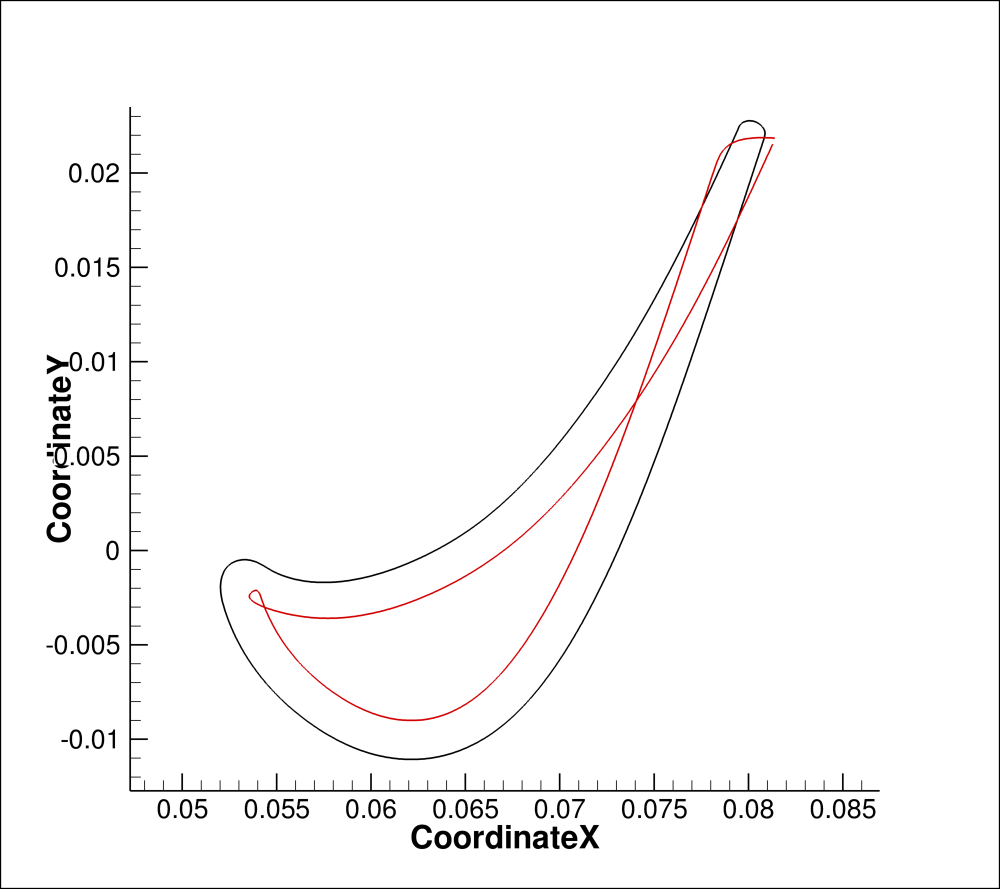
#> input picture tec/shrinking/01.png, 2000 x 1778 px (shown at 1/2 size)
$ python trim.py
#> lines starting #> are read from the running program, lines starting #| are printed output that depends on the picture
import numpy as np
from PIL import Image

filenames = ["01.png", "02.png", "03.png"]
outnames = ["11.png", "12.png", "13.png"]

for i in range(len(filenames)):
	with Image.open(filenames[i]) as inp:
#> inp is the input picture: PIL image 2000x1778 RGB; mean R, G, B 249.4, 248.8, 248.8
		arr = np.array(inp)[200:-240,400:-350]
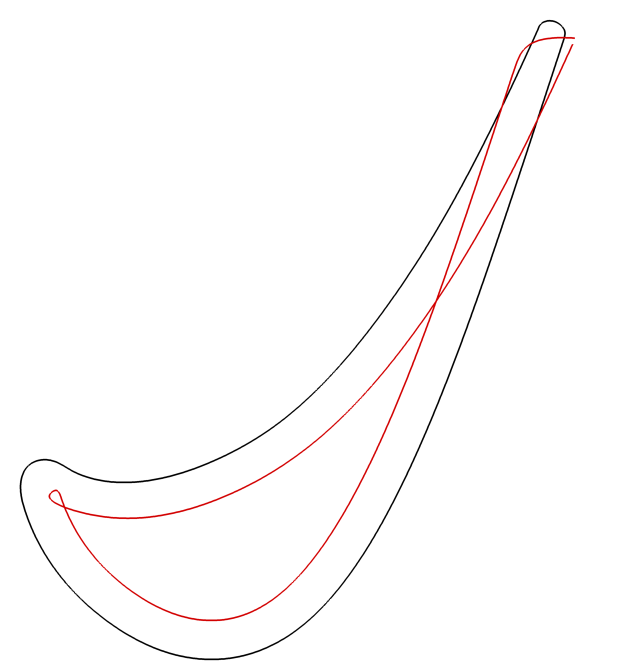
#> arr: shape (1338, 1250, 3) (shown at 1/2 size); mean R, G, B 253.1, 251.8, 251.8
		out = Image.fromarray(arr)
		out.save(outnames[i])
#> pass 2 of the loop `for i in range(len(filenames)):`:
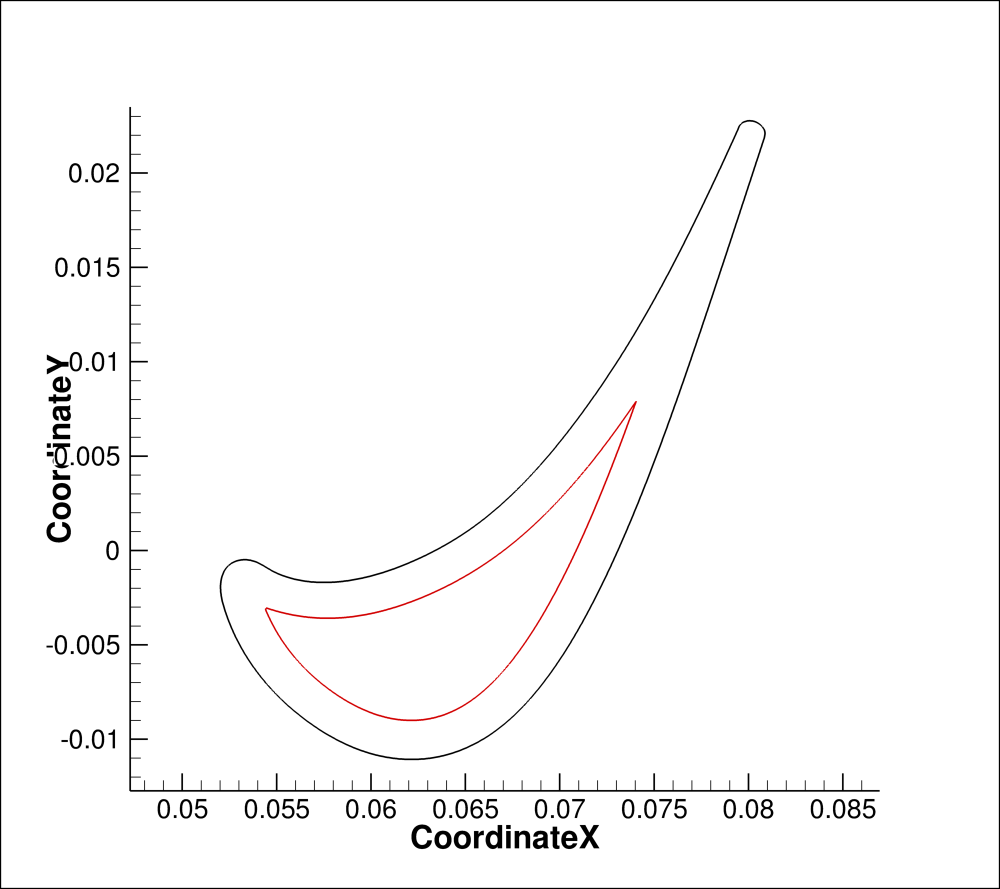
#> input picture tec/shrinking/02.png, 2000 x 1778 px (shown at 1/2 size)
#> inp is the input picture: PIL image 2000x1778 RGB; mean R, G, B 249.5, 249.1, 249.1
#> `arr = np.array(inp)[200:-240,400:-350]`:
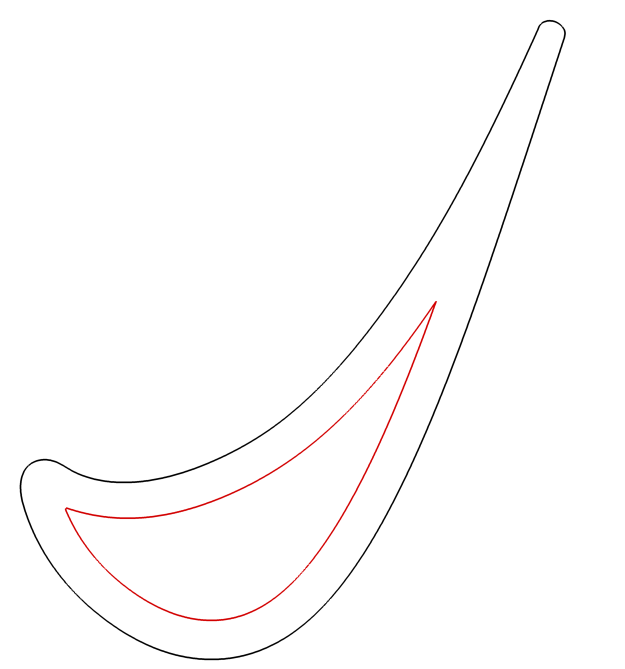
#> arr: shape (1338, 1250, 3) (shown at 1/2 size); mean R, G, B 253.2, 252.4, 252.4
#> pass 3 of the loop `for i in range(len(filenames)):`:
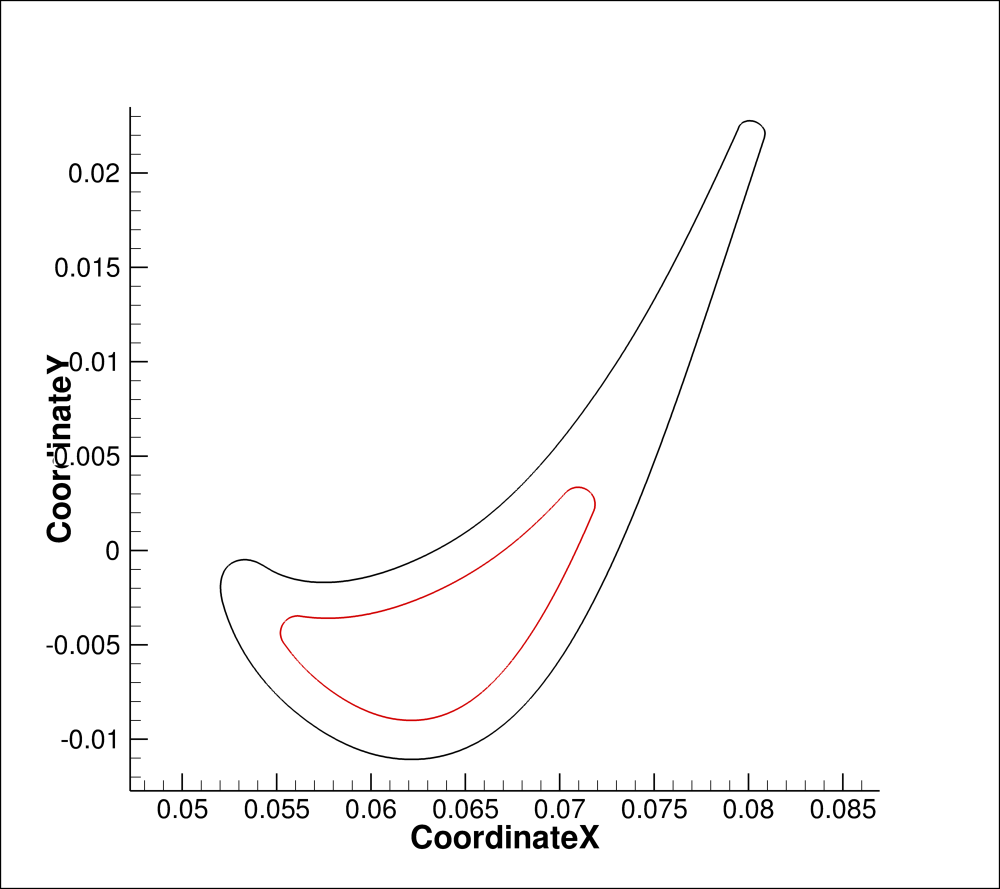
#> input picture tec/shrinking/03.png, 2000 x 1778 px (shown at 1/2 size)
#> inp is the input picture: PIL image 2000x1778 RGB; mean R, G, B 249.5, 249.2, 249.2
#> `arr = np.array(inp)[200:-240,400:-350]`:
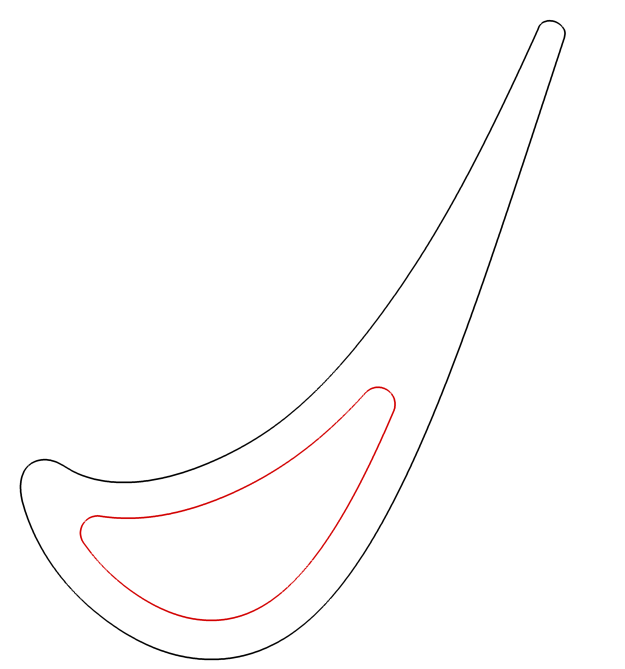
#> arr: shape (1338, 1250, 3) (shown at 1/2 size); mean R, G, B 253.2, 252.6, 252.6
